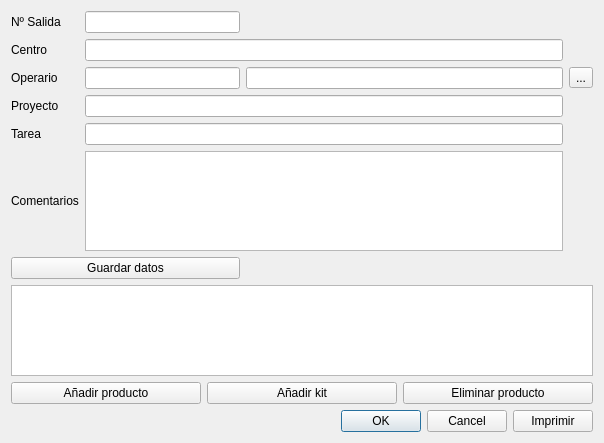
<?xml version="1.0" encoding="UTF-8"?>
<ui version="4.0">
 <class>MovimientosSalidas</class>
 <widget class="QDialog" name="MovimientosSalidas">
  <property name="geometry">
   <rect>
    <x>0</x>
    <y>0</y>
    <width>595</width>
    <height>443</height>
   </rect>
  </property>
  <property name="windowTitle">
   <string>Salida de productos</string>
  </property>
  <layout class="QVBoxLayout" name="verticalLayout">
   <item>
    <layout class="QGridLayout" name="gridLayout">
     <item row="0" column="0">
      <widget class="QLabel" name="label">
       <property name="text">
        <string>Nº Salida</string>
       </property>
      </widget>
     </item>
     <item row="3" column="0">
      <widget class="QLabel" name="label_4">
       <property name="text">
        <string>Proyecto</string>
       </property>
      </widget>
     </item>
     <item row="4" column="0">
      <widget class="QLabel" name="label_5">
       <property name="text">
        <string>Tarea</string>
       </property>
      </widget>
     </item>
     <item row="3" column="1" colspan="3">
      <widget class="QLineEdit" name="edtProyecto">
       <property name="enabled">
        <bool>true</bool>
       </property>
       <property name="maxLength">
        <number>150</number>
       </property>
      </widget>
     </item>
     <item row="4" column="1" colspan="3">
      <widget class="QLineEdit" name="edtTarea">
       <property name="enabled">
        <bool>true</bool>
       </property>
       <property name="maxLength">
        <number>150</number>
       </property>
      </widget>
     </item>
     <item row="1" column="0">
      <widget class="QLabel" name="label_3">
       <property name="text">
        <string>Centro</string>
       </property>
      </widget>
     </item>
     <item row="2" column="0">
      <widget class="QLabel" name="label_2">
       <property name="text">
        <string>Operario</string>
       </property>
      </widget>
     </item>
     <item row="2" column="4">
      <widget class="QToolButton" name="btnOperario">
       <property name="text">
        <string>...</string>
       </property>
      </widget>
     </item>
     <item row="9" column="0" colspan="5">
      <layout class="QHBoxLayout" name="horizontalLayout">
       <item>
        <widget class="QPushButton" name="btnAniadirProd">
         <property name="text">
          <string>Añadir producto</string>
         </property>
        </widget>
       </item>
       <item>
        <widget class="QPushButton" name="btnAniadirKit">
         <property name="text">
          <string>Añadir kit</string>
         </property>
        </widget>
       </item>
       <item>
        <widget class="QPushButton" name="btnEliminarProd">
         <property name="text">
          <string>Eliminar producto</string>
         </property>
        </widget>
       </item>
      </layout>
     </item>
     <item row="1" column="1" colspan="3">
      <widget class="QLineEdit" name="edtCentro">
       <property name="enabled">
        <bool>true</bool>
       </property>
       <property name="readOnly">
        <bool>true</bool>
       </property>
      </widget>
     </item>
     <item row="2" column="2" colspan="2">
      <widget class="QLineEdit" name="edtNomOperario">
       <property name="readOnly">
        <bool>true</bool>
       </property>
      </widget>
     </item>
     <item row="0" column="3">
      <spacer name="horizontalSpacer">
       <property name="orientation">
        <enum>Qt::Horizontal</enum>
       </property>
       <property name="sizeHint" stdset="0">
        <size>
         <width>40</width>
         <height>20</height>
        </size>
       </property>
      </spacer>
     </item>
     <item row="0" column="2">
      <spacer name="horizontalSpacer_3">
       <property name="orientation">
        <enum>Qt::Horizontal</enum>
       </property>
       <property name="sizeHint" stdset="0">
        <size>
         <width>40</width>
         <height>20</height>
        </size>
       </property>
      </spacer>
     </item>
     <item row="0" column="1">
      <widget class="QLineEdit" name="edtNSalida">
       <property name="enabled">
        <bool>true</bool>
       </property>
       <property name="readOnly">
        <bool>true</bool>
       </property>
      </widget>
     </item>
     <item row="2" column="1">
      <widget class="QLineEdit" name="edtOperario">
       <property name="enabled">
        <bool>true</bool>
       </property>
       <property name="readOnly">
        <bool>true</bool>
       </property>
      </widget>
     </item>
     <item row="6" column="0" colspan="2">
      <widget class="QPushButton" name="btnGuardarDatos">
       <property name="text">
        <string>Guardar datos</string>
       </property>
      </widget>
     </item>
     <item row="5" column="0">
      <widget class="QLabel" name="label_6">
       <property name="text">
        <string>Comentarios</string>
       </property>
      </widget>
     </item>
     <item row="5" column="1" colspan="3">
      <widget class="QPlainTextEdit" name="ptedtComentarios">
       <property name="sizePolicy">
        <sizepolicy hsizetype="Fixed" vsizetype="Fixed">
         <horstretch>0</horstretch>
         <verstretch>0</verstretch>
        </sizepolicy>
       </property>
       <property name="minimumSize">
        <size>
         <width>478</width>
         <height>100</height>
        </size>
       </property>
       <property name="maximumSize">
        <size>
         <width>478</width>
         <height>100</height>
        </size>
       </property>
      </widget>
     </item>
     <item row="7" column="0" rowspan="2" colspan="5">
      <widget class="QTableWidget" name="tableDetalles">
       <property name="editTriggers">
        <set>QAbstractItemView::NoEditTriggers</set>
       </property>
       <property name="alternatingRowColors">
        <bool>true</bool>
       </property>
       <property name="selectionBehavior">
        <enum>QAbstractItemView::SelectRows</enum>
       </property>
      </widget>
     </item>
    </layout>
   </item>
   <item>
    <layout class="QHBoxLayout" name="horizontalLayout_3">
     <item>
      <widget class="QDialogButtonBox" name="buttonBox">
       <property name="orientation">
        <enum>Qt::Horizontal</enum>
       </property>
       <property name="standardButtons">
        <set>QDialogButtonBox::Cancel|QDialogButtonBox::Ok</set>
       </property>
      </widget>
     </item>
     <item>
      <widget class="QPushButton" name="btnImprimir">
       <property name="text">
        <string>Imprimir</string>
       </property>
      </widget>
     </item>
    </layout>
   </item>
  </layout>
 </widget>
 <tabstops>
  <tabstop>btnOperario</tabstop>
  <tabstop>edtProyecto</tabstop>
  <tabstop>edtTarea</tabstop>
  <tabstop>btnGuardarDatos</tabstop>
  <tabstop>btnAniadirProd</tabstop>
  <tabstop>btnAniadirKit</tabstop>
  <tabstop>btnEliminarProd</tabstop>
  <tabstop>edtNomOperario</tabstop>
  <tabstop>edtNSalida</tabstop>
  <tabstop>edtOperario</tabstop>
  <tabstop>edtCentro</tabstop>
  <tabstop>tableDetalles</tabstop>
 </tabstops>
 <resources/>
 <connections>
  <connection>
   <sender>buttonBox</sender>
   <signal>accepted()</signal>
   <receiver>MovimientosSalidas</receiver>
   <slot>accept()</slot>
   <hints>
    <hint type="sourcelabel">
     <x>248</x>
     <y>254</y>
    </hint>
    <hint type="destinationlabel">
     <x>157</x>
     <y>274</y>
    </hint>
   </hints>
  </connection>
  <connection>
   <sender>buttonBox</sender>
   <signal>rejected()</signal>
   <receiver>MovimientosSalidas</receiver>
   <slot>reject()</slot>
   <hints>
    <hint type="sourcelabel">
     <x>316</x>
     <y>260</y>
    </hint>
    <hint type="destinationlabel">
     <x>286</x>
     <y>274</y>
    </hint>
   </hints>
  </connection>
 </connections>
</ui>
